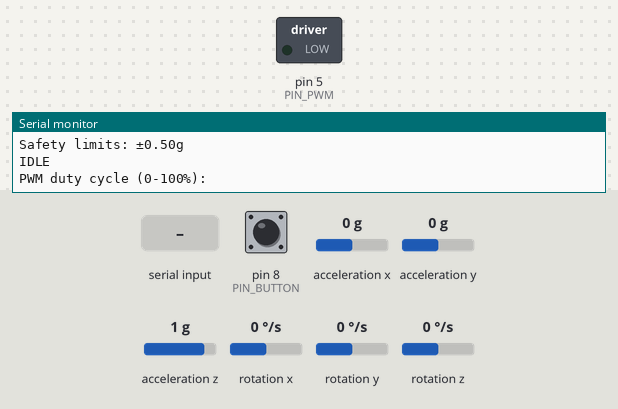
A sketch run on a simulated Arduino Uno, built with avr-gcc and run on an emulated ATmega328P. On the bench: switched loads named in the sketch (green lamp = pin HIGH), the last lines printed to the serial monitor. The test bench sets the inputs (shaded band); at power-on: acceleration x 0 g, pin 8 (PIN_BUTTON) LOW, acceleration y 0 g, acceleration z 1 g, rotation x 0 °/s, rotation y 0 °/s, rotation z 0 °/s.

Above: at 3.2 s.
3.3 s: "90,45\n" received over Serial
At 4.5 s:
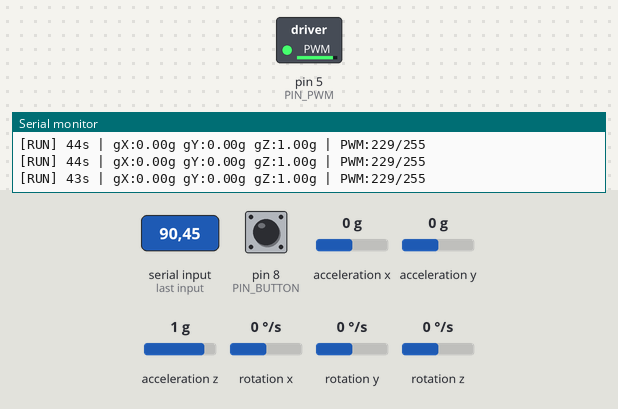
4.8 s: acceleration x set to -0.4 g
6.8 s: acceleration x set to -0.7 g
At 7.7 s:
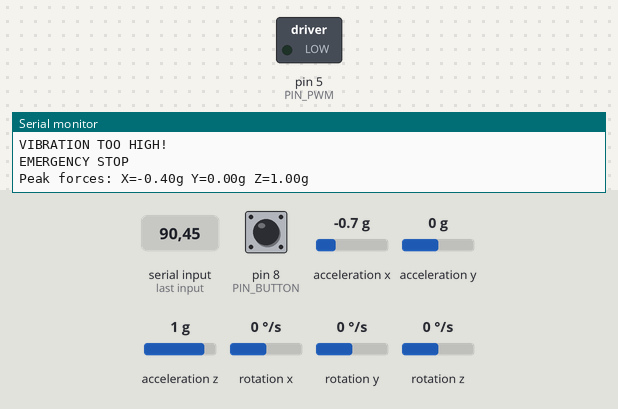
Timing chart, 0 to 9.8 s (numbered marks = the images above; inputs shaded):
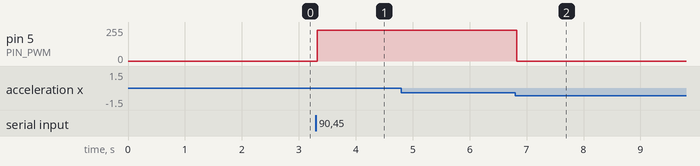

The sketch:

v3final_noencodersadly.ino
```cpp
// DIY Centrifuge Controller
// Controls motor + monitors accelerometer for safety
// (RIP encoder :,,,,((((( you were missed ))))))

#include <Wire.h>
#include <MPU6050_light.h>

// Hardware setup
#define PIN_PWM         5
#define PIN_BUTTON      8

// Motor limits to prevent stalling or overheating
#define MOTOR_MIN       40
#define MOTOR_MAX       230

// Safety thresholds
#define MAX_VIB_X       0.5   // g-force limit
#define MAX_VIB_Y       0.5

// Timing
#define DEBOUNCE_TIME   50
#define UPDATE_RATE     500  // Send data twice every second

// Sensor stuff
MPU6050 mpu(Wire);
bool sensorWorking = false;
float peakX = 0, peakY = 0, peakZ = 0;
float currentX = 0, currentY = 0, currentZ = 0;

// States
enum State { IDLE, RUNNING, DONE };
State state = IDLE;

// Run parameters
uint8_t pwmValue = 0;
uint32_t duration = 0;
uint32_t startTime = 0;
uint32_t lastUpdate = 0;

// Button variables
uint32_t buttonTimer = 0;
bool lastButton = HIGH;
bool buttonActive = false;
bool buttonReady = true;

void setup() {
    Serial.begin(9600);
    delay(1000);

    pinMode(PIN_PWM, OUTPUT);
    pinMode(PIN_BUTTON, INPUT);
    analogWrite(PIN_PWM, 0);

    Serial.println(F("CENTRIFUGE v2.2"));

    // Try to start sensor
    Wire.begin();
    if (mpu.begin() == 0) {
        Serial.println(F(" MPU6050 found, calibrating..."));
        mpu.calcOffsets();
        sensorWorking = true;
        Serial.print(F("Safety limits: ±"));
        Serial.print(MAX_VIB_X);
        Serial.println(F("g\n"));
    } else {
        Serial.println(F("No sensor - continuing anyway"));
    }

    Serial.println(F("IDLE"));
}

void loop() {
    checkButton();

    if (state == IDLE) {
        if (buttonActive) startRun();
    }

    else if (state == RUNNING) {
        if (buttonActive) {
            Serial.println(F("Emergency stop!"));
            stopRun(true);
            return;
        }

        // Check timer
        if (millis() - startTime >= duration) {
            stopRun(false);
            return;
        }

        // Update sensor & send data every second
        if (millis() - lastUpdate >= UPDATE_RATE) {
            lastUpdate = millis();

            if (sensorWorking) {
                mpu.update();
                currentX = mpu.getAccX();
                currentY = mpu.getAccY();
                currentZ = mpu.getAccZ();

                // Safety check
                if (abs(currentX) > MAX_VIB_X || abs(currentY) > MAX_VIB_Y) {
                    Serial.println(F("VIBRATION TOO HIGH!"));
                    stopRun(true);
                    return;
                }

                // Track peaks
                if (abs(currentX) > abs(peakX)) peakX = currentX;
                if (abs(currentY) > abs(peakY)) peakY = currentY;
                if (abs(currentZ) > abs(peakZ)) peakZ = currentZ;
            }

            // Send status to GUI
            uint32_t remaining = (duration - (millis() - startTime)) / 1000;
            Serial.print(F("[RUN] "));
            Serial.print(remaining);
            Serial.print(F("s | "));

            if (sensorWorking) {
                Serial.print(F("gX:"));
                Serial.print(currentX, 2);
                Serial.print(F("g gY:"));
                Serial.print(currentY, 2);
                Serial.print(F("g gZ:"));
                Serial.print(currentZ, 2);
                Serial.print(F("g"));
            } else {
                Serial.print(F("gX:--- gY:--- gZ:---"));
            }

            Serial.print(F(" | PWM:"));
            Serial.print(pwmValue);
            Serial.println(F("/255"));

            // Peak report every 5 seconds
            static uint8_t counter = 0;
            if (++counter >= 5) {
                Serial.print(F("Peaks: X="));
                Serial.print(peakX, 2);
                Serial.print(F("g Y="));
                Serial.print(peakY, 2);
                Serial.print(F("g Z="));
                Serial.print(peakZ, 2);
                Serial.println(F("g"));
                counter = 0;
            }
        }
    }
}

void checkButton() {
    buttonActive = false;
    bool pressed = (digitalRead(PIN_BUTTON) == LOW);

    if (pressed && !lastButton) {
        buttonTimer = millis();
    }

    if (pressed && buttonReady && (millis() - buttonTimer >= DEBOUNCE_TIME)) {
        buttonActive = true;
        buttonReady = false;
    }

    if (!pressed) buttonReady = true;
    lastButton = pressed;
}

void startRun() {
    // Get parameters from GUI
    Serial.println(F("PWM duty cycle (0-100%):"));
    Serial.flush();

    unsigned long timeout = millis() + 30000;
    while (Serial.available() == 0 && millis() < timeout) delay(10);

    if (millis() >= timeout) {
        pwmValue = 127;
        duration = 10000;
        Serial.println(F("Timeout - using defaults"));
    } else {
        float duty = Serial.parseFloat();
        while (Serial.available()) Serial.read();

        Serial.println(F("Duration (seconds):"));
        Serial.flush();

        timeout = millis() + 30000;
        while (Serial.available() == 0 && millis() < timeout) delay(10);

        int secs = Serial.parseInt();
        while (Serial.available()) Serial.read();

        // Validate
        duty = constrain(duty, 0, 100);
        secs = constrain(secs, 1, 600);

        pwmValue = map(duty * 10, 0, 1000, 0, 255);
        pwmValue = constrain(pwmValue, MOTOR_MIN, MOTOR_MAX);
        duration = secs * 1000UL;

        Serial.print(F("Set: PWM="));
        Serial.print(pwmValue);
        Serial.print(F("/255, Time="));
        Serial.print(secs);
        Serial.println(F("s"));
    }

    // Start motor
    analogWrite(PIN_PWM, pwmValue);
    startTime = millis();
    lastUpdate = millis() - UPDATE_RATE;
    peakX = peakY = peakZ = 0;
    state = RUNNING;

    Serial.println(F("RUNNING"));
}

void stopRun(bool emergency) {
    analogWrite(PIN_PWM, 0);
    state = DONE;

    Serial.println(emergency ? F("EMERGENCY STOP") : F("COMPLETE"));

    Serial.print(F("Peak forces: X="));
    Serial.print(peakX, 2);
    Serial.print(F("g Y="));
    Serial.print(peakY, 2);
    Serial.print(F("g Z="));
    Serial.print(peakZ, 2);
    Serial.println(F("g"));

    delay(3000);
    state = IDLE;
    Serial.println(F("IDLE"));
}
```

Measured:
- the behaviour switches between -0.5 and -0.6 g on acceleration x (found by bisection; images 1 and 2)
- after the input at 3.3 s, pin 5 (PIN_PWM): 0/255 → 229/255 at once
- after the input at 6.8 s, pin 5 (PIN_PWM): 229/255 → 0/255 at once
